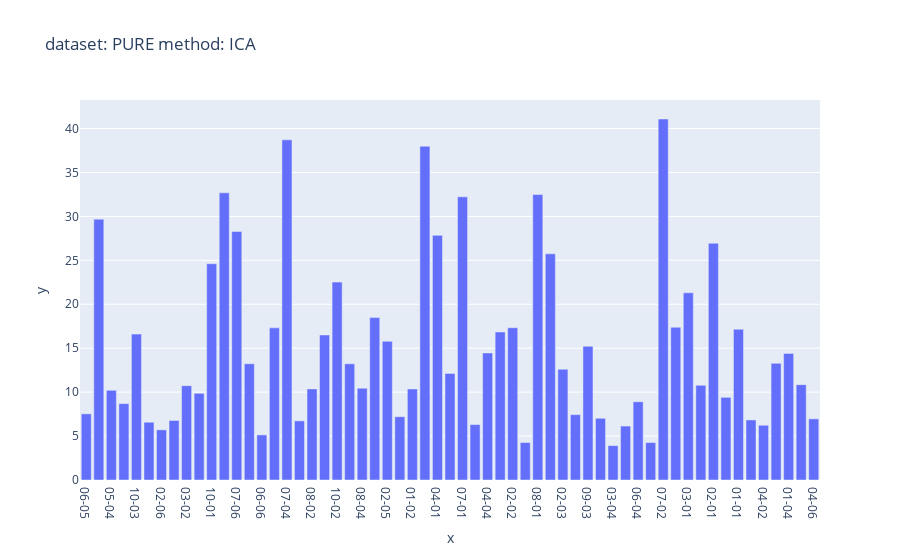
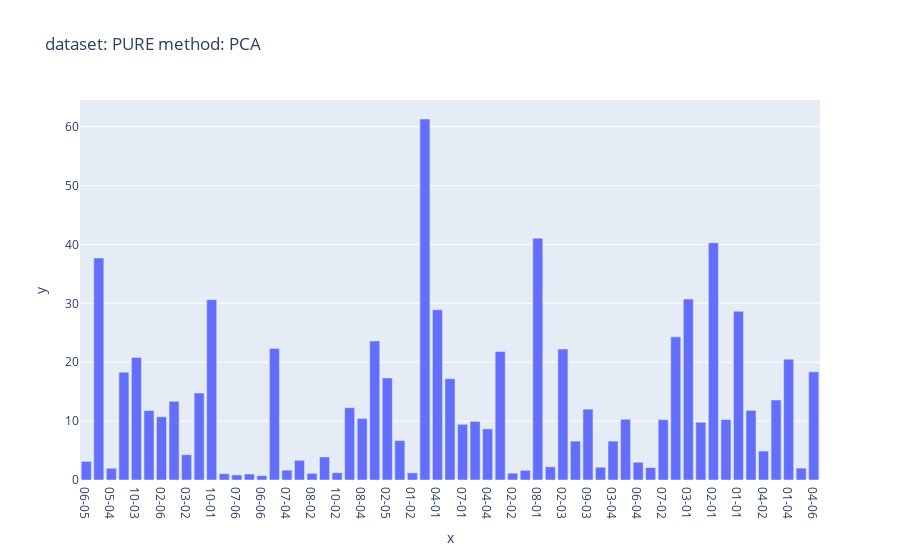
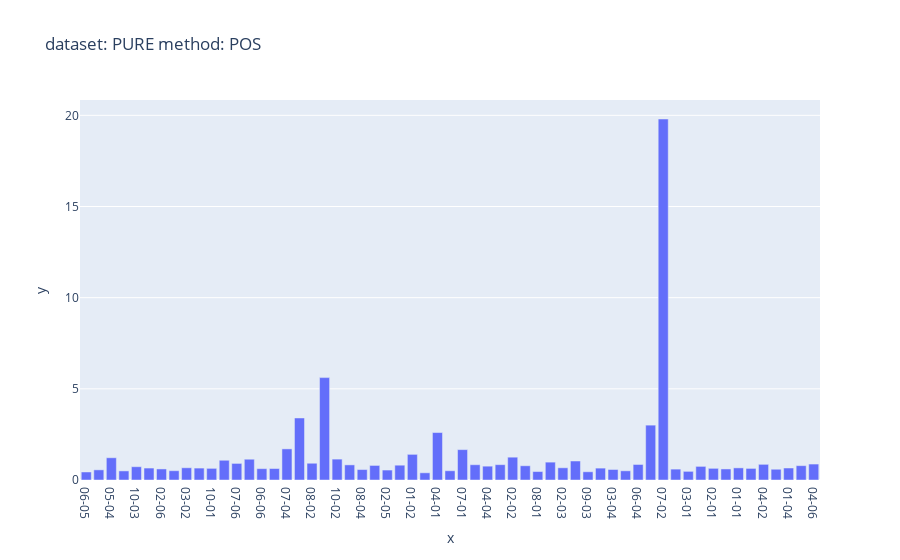
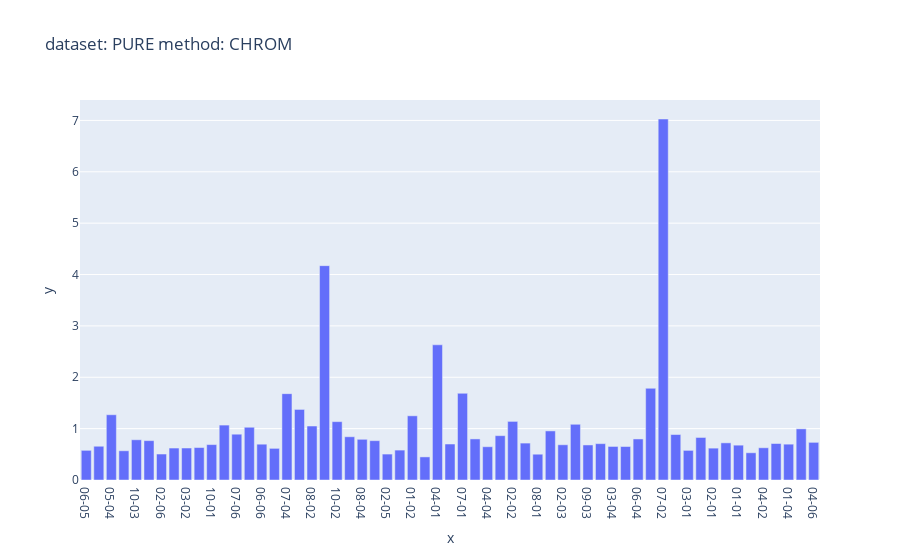

These figures' notebook cell, in order:
### Markdown cell above
# Details

### Code cell
# holistic

method = 'holistic'
DETAILS(dataset, method, metric='MAE')

### Figure 1 — Plotly figure (JSON) as saved in the notebook; plotly's stock layout.template omitted (floating-point values rounded to 4 significant figures)
{"data": [{"alignmentgroup": "True", "hovertemplate": "x=%{x}<br>y=%{y}<extra></extra>", "legendgroup": "", "marker": {"color": "#636efa", "pattern": {"shape": ""}}, "name": "", "offsetgroup": "", "orientation": "v", "showlegend": false, "textposition": "auto", "type": "bar", "x": ["06-05", "05-01", "05-04", "06-03", "10-03", "03-06", "02-06", "03-05", "03-02", "03-03", "10-01", "07-05", "07-06", "09-02", "06-06", "01-03", "07-04", "05-05", "08-02", "05-02", "10-02", "06-01", "08-04", "04-03", "02-05", "10-06", "01-02", "09-01", "04-01", "09-04", "07-01", "10-04", "04-04", "01-05", "02-02", "09-06", "08-01", "07-03", "02-03", "08-05", "09-03", "08-06", "03-04", "01-06", "06-04", "05-06", "07-02", "08-03", "03-01", "10-05", "02-01", "02-04", "01-01", "04-05", "04-02", "09-05", "01-04", "05-03", "04-06"], "xaxis": "x", "y": [7.53, 29.68, 10.2, 8.691, 16.6, 6.576, 5.707, 6.774, 10.73, 9.859, 24.61, 32.68, 28.28, 13.23, 5.132, 17.31, 38.71, 6.728, 10.37, 16.5, 22.52, 13.22, 10.44, 18.48, 15.78, 7.202, 10.36, 37.99, 27.84, 12.13, 32.22, 6.307, 14.46, 16.85, 17.32, 4.261, 32.48, 25.74, 12.6, 7.436, 15.22, 7.023, 3.912, 6.139, 8.902, 4.259, 41.08, 17.38, 21.3, 10.78, 26.95, 9.406, 17.15, 6.834, 6.231, 13.28, 14.41, 10.85, 6.961], "yaxis": "y"}], "layout": {"autosize": true, "barmode": "relative", "legend": {"tracegroupgap": 0}, "title": {"text": "dataset: PURE method: ICA"}, "xaxis": {"anchor": "y", "autorange": true, "domain": [0, 1], "range": [-0.5, 58.5], "title": {"text": "x"}, "type": "category"}, "yaxis": {"anchor": "x", "autorange": true, "domain": [0, 1], "range": [0, 43.24], "title": {"text": "y"}, "type": "linear"}}}

### Figure 2 — Plotly figure (JSON) as saved in the notebook; plotly's stock layout.template omitted (floating-point values rounded to 4 significant figures)
{"data": [{"alignmentgroup": "True", "hovertemplate": "x=%{x}<br>y=%{y}<extra></extra>", "legendgroup": "", "marker": {"color": "#636efa", "pattern": {"shape": ""}}, "name": "", "offsetgroup": "", "orientation": "v", "showlegend": false, "textposition": "auto", "type": "bar", "x": ["06-05", "05-01", "05-04", "06-03", "10-03", "03-06", "02-06", "03-05", "03-02", "03-03", "10-01", "07-05", "07-06", "09-02", "06-06", "01-03", "07-04", "05-05", "08-02", "05-02", "10-02", "06-01", "08-04", "04-03", "02-05", "10-06", "01-02", "09-01", "04-01", "09-04", "07-01", "10-04", "04-04", "01-05", "02-02", "09-06", "08-01", "07-03", "02-03", "08-05", "09-03", "08-06", "03-04", "01-06", "06-04", "05-06", "07-02", "08-03", "03-01", "10-05", "02-01", "02-04", "01-01", "04-05", "04-02", "09-05", "01-04", "05-03", "04-06"], "xaxis": "x", "y": [3.162, 37.69, 1.995, 18.32, 20.78, 11.8, 10.74, 13.36, 4.293, 14.76, 30.62, 1.069, 0.8614, 1.018, 0.7379, 22.34, 1.675, 3.349, 1.125, 3.913, 1.232, 12.27, 10.46, 23.62, 17.32, 6.698, 1.212, 61.3, 28.9, 17.2, 9.462, 9.957, 8.685, 21.84, 1.157, 1.648, 41.07, 2.243, 22.24, 6.603, 12.03, 2.163, 6.608, 10.32, 3.01, 2.116, 10.25, 24.31, 30.73, 9.812, 40.27, 10.27, 28.66, 11.82, 4.908, 13.58, 20.51, 2.016, 18.36], "yaxis": "y"}], "layout": {"autosize": true, "barmode": "relative", "legend": {"tracegroupgap": 0}, "title": {"text": "dataset: PURE method: PCA"}, "xaxis": {"anchor": "y", "autorange": true, "domain": [0, 1], "range": [-0.5, 58.5], "title": {"text": "x"}, "type": "category"}, "yaxis": {"anchor": "x", "autorange": true, "domain": [0, 1], "range": [0, 64.52], "title": {"text": "y"}, "type": "linear"}}}

### Figure 3 — Plotly figure (JSON) as saved in the notebook; plotly's stock layout.template omitted (floating-point values rounded to 4 significant figures)
{"data": [{"alignmentgroup": "True", "hovertemplate": "x=%{x}<br>y=%{y}<extra></extra>", "legendgroup": "", "marker": {"color": "#636efa", "pattern": {"shape": ""}}, "name": "", "offsetgroup": "", "orientation": "v", "showlegend": false, "textposition": "auto", "type": "bar", "x": ["06-05", "05-01", "05-04", "06-03", "10-03", "03-06", "02-06", "03-05", "03-02", "03-03", "10-01", "07-05", "07-06", "09-02", "06-06", "01-03", "07-04", "05-05", "08-02", "05-02", "10-02", "06-01", "08-04", "04-03", "02-05", "10-06", "01-02", "09-01", "04-01", "09-04", "07-01", "10-04", "04-04", "01-05", "02-02", "09-06", "08-01", "07-03", "02-03", "08-05", "09-03", "08-06", "03-04", "01-06", "06-04", "05-06", "07-02", "08-03", "03-01", "10-05", "02-01", "02-04", "01-01", "04-05", "04-02", "09-05", "01-04", "05-03", "04-06"], "xaxis": "x", "y": [0.4397, 0.5569, 1.22, 0.4984, 0.7291, 0.6554, 0.6059, 0.5093, 0.6705, 0.6536, 0.6386, 1.083, 0.9096, 1.14, 0.6216, 0.6283, 1.706, 3.401, 0.9195, 5.615, 1.146, 0.8294, 0.5724, 0.7991, 0.5463, 0.8121, 1.407, 0.3951, 2.603, 0.5069, 1.666, 0.8382, 0.759, 0.8413, 1.252, 0.7809, 0.4634, 0.9801, 0.6695, 1.041, 0.4506, 0.652, 0.5762, 0.5038, 0.8519, 3.009, 19.8, 0.5968, 0.4745, 0.7469, 0.6393, 0.6052, 0.6648, 0.6354, 0.8594, 0.5899, 0.658, 0.7867, 0.8747], "yaxis": "y"}], "layout": {"autosize": true, "barmode": "relative", "legend": {"tracegroupgap": 0}, "title": {"text": "dataset: PURE method: POS"}, "xaxis": {"anchor": "y", "autorange": true, "domain": [0, 1], "range": [-0.5, 58.5], "title": {"text": "x"}, "type": "category"}, "yaxis": {"anchor": "x", "autorange": true, "domain": [0, 1], "range": [0, 20.84], "title": {"text": "y"}, "type": "linear"}}}

### Figure 4 — Plotly figure (JSON) as saved in the notebook; plotly's stock layout.template omitted (floating-point values rounded to 4 significant figures)
{"data": [{"alignmentgroup": "True", "hovertemplate": "x=%{x}<br>y=%{y}<extra></extra>", "legendgroup": "", "marker": {"color": "#636efa", "pattern": {"shape": ""}}, "name": "", "offsetgroup": "", "orientation": "v", "showlegend": false, "textposition": "auto", "type": "bar", "x": ["06-05", "05-01", "05-04", "06-03", "10-03", "03-06", "02-06", "03-05", "03-02", "03-03", "10-01", "07-05", "07-06", "09-02", "06-06", "01-03", "07-04", "05-05", "08-02", "05-02", "10-02", "06-01", "08-04", "04-03", "02-05", "10-06", "01-02", "09-01", "04-01", "09-04", "07-01", "10-04", "04-04", "01-05", "02-02", "09-06", "08-01", "07-03", "02-03", "08-05", "09-03", "08-06", "03-04", "01-06", "06-04", "05-06", "07-02", "08-03", "03-01", "10-05", "02-01", "02-04", "01-01", "04-05", "04-02", "09-05", "01-04", "05-03", "04-06"], "xaxis": "x", "y": [0.5774, 0.6571, 1.27, 0.5689, 0.7832, 0.7664, 0.5056, 0.6223, 0.6225, 0.6317, 0.6894, 1.069, 0.8917, 1.027, 0.6971, 0.616, 1.681, 1.374, 1.051, 4.173, 1.136, 0.842, 0.7924, 0.7657, 0.5047, 0.5823, 1.25, 0.4497, 2.632, 0.7004, 1.688, 0.7996, 0.6478, 0.8632, 1.141, 0.7186, 0.5022, 0.9557, 0.6856, 1.085, 0.6822, 0.7076, 0.6531, 0.6518, 0.799, 1.785, 7.028, 0.8853, 0.5766, 0.828, 0.6202, 0.7233, 0.6782, 0.5302, 0.6273, 0.7105, 0.6978, 0.9963, 0.733], "yaxis": "y"}], "layout": {"autosize": true, "barmode": "relative", "legend": {"tracegroupgap": 0}, "title": {"text": "dataset: PURE method: CHROM"}, "xaxis": {"anchor": "y", "autorange": true, "domain": [0, 1], "range": [-0.5, 58.5], "title": {"text": "x"}, "type": "category"}, "yaxis": {"anchor": "x", "autorange": true, "domain": [0, 1], "range": [0, 7.398], "title": {"text": "y"}, "type": "linear"}}}
